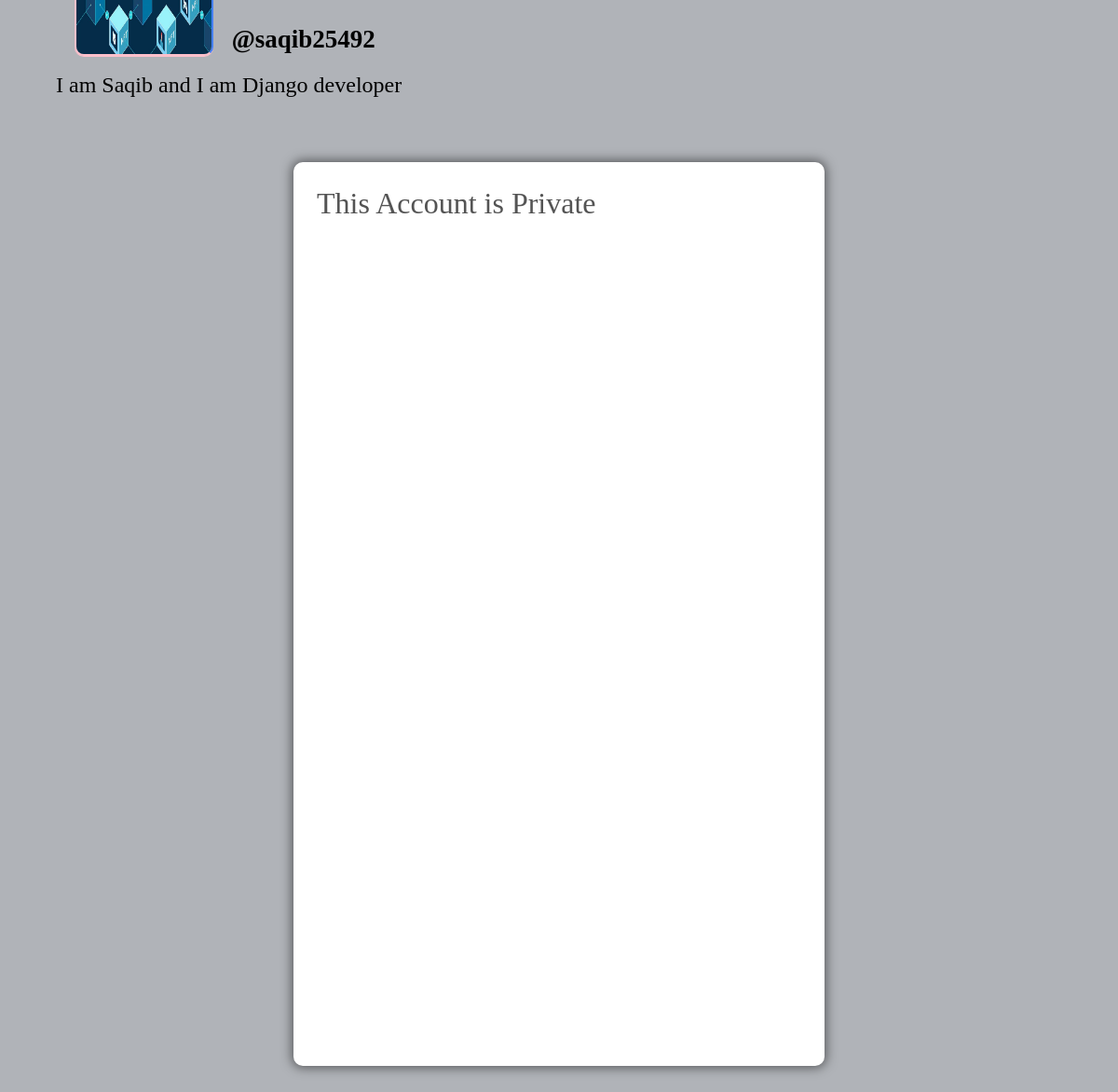
/profile/saqib25492 (signed in), run on the app's committed database.
### social_book/models.py (models this page shows, shortened)
class Profile(models.Model):
    user = models.ForeignKey(User, on_delete=models.CASCADE)
    id_user = models.IntegerField()
    firstname = models.CharField(max_length=50, default='')
    lastname = models.CharField(max_length=50, default='')
    bio = models.TextField(blank=True)
    profileimg = models.ImageField(upload_to='profile_images', default='blank_profile.png')
    Location = models.CharField(max_length=100, blank=True)

### social_book/views.py (the view)
# urls.py: path('profile/<str:pk>', views.profile, name = 'profile'),
@login_required(login_url='signin')
def profile(request, pk):
    user_object = User.objects.get(username = pk)
    user_profile = Profile.objects.get(user = user_object)
    user_post = post.objects.filter(user = pk)
    user_post_length = len(user_post)
    follower = request.user.username
    user = pk
    if FollowersCount.objects.filter(follower=follower, user = user).first():
        button_text = 'Unfollow'
    else:
        button_text = 'Follow'
    no_of_followers = len(FollowersCount.objects.filter(user = pk))
    user_following = len(FollowersCount.objects.filter(follower = pk))
    followers = FollowersCount.objects.filter(user = pk)
    followers = [follower.follower for follower in followers]
    context = {
        'user_object':user_object,
        'user_profile':user_profile,
        'user_post': user_post,
        'user_post_length':user_post_length,
        'no_of_followers': no_of_followers,
        'button_text':button_text,
        'user_following': user_following,
        'followers': followers,
    }
    return render(request, 'profile.html', context)

### templates/profile.html (shortened to what this page needs)
{% load static %}
<!DOCTYPE html>
<html lang="en">
<head>
    <link rel="stylesheet" href="{% static 'css/main.min.css' %}">
    <link rel="stylesheet" href="{% static 'css/style.css' %}">
    <link rel="stylesheet" href="{% static 'css/color.css' %}">
    <link rel="stylesheet" href="{% static 'css/responsive.css' %}">
</head>
<body>
	<section>
			<div class="feature-photo">
				<figure><img src="{% static 'images/resources/timeline-1.jpg' %}" alt=""></figure>
				<div class="container-fluid">
					<div class="row merged" >
						<div class="col-lg-2 col-sm-3" >
							<div class="user-avatar">
								<figure>
									<img src="{{user_profile.profileimg.url}}" style="height: 200px; width: 100%;" alt="">
								</figure>
							</div>
						</div>
						<div class="col-lg-10 col-sm-9">
							<div class="timeline-info">
								<ul>
									<li class="admin-name">
									  <h5 style="color: black;white-space: nowrap; width: 110px; font-size: 27px;"><b>@{{user_profile.user.username}}</b></h5>
									</li>
								</ul>
							</div>
						</div>
					</div>
				</div>
			</div>
		</section>
		<section>
			<div class="bio">
				<h4>{{user_profile.bio}}</h4>
			</div>
		</section>
	<section>
		<div class="gap gray-bg">
			<div class="container-fluid">
				<div class="row">
					<div class="col-lg-12">
						<div class="row" id="page-contents">
							<div class="col-lg-3">
								<aside class="sidebar static">
								</aside>
							</div>
							{% if button_text == 'Unfollow' %}
							<div class="col-lg-6">
								<div class="central-meta">
									<ul class="photos">
										{% for post in user_post reversed %}
										<li>
											<a class="strip" href="{{post.image.url}}" title="" data-strip-group="mygroup" data-strip-group-options="loop: false">
												<img src="{{post.image.url}}" style="height: 250px; width: 300px;" alt=""></a>
										</li>
										{% endfor %}
									</ul>
								</div>
							</div>
							{% else %}
							<div class="col-lg-6">
								<div class="central-meta">
									<ul class="photos">
										<h2>This Account is Private</h2>
									</ul>
								</div>
							</div>
							{% endif %}
							<div class="col-lg-3">
								<aside class="sidebar static">
								</aside>
							</div>
						</div>
					</div>
				</div>
			</div>
		</div>
	</section>
</body>
</html>

### static/css/responsive.css (style rules this page uses)
@media screen and (max-width: 1281px) and (min-width: 1024px) { .timeline-info { line-height: 51px; } }
@media screen and (max-width: 1281px) and (min-width: 1024px) { .timeline-info .admin-name > h5 { font-size: 20px; } }
@media screen and (max-width: 1281px) and (min-width: 1024px) { .user-avatar { width: 80.2% } }

### data on the page
Profile: profileimg (picture), user.username "saqib25492", bio "I am Saqib and I am Django developer"
